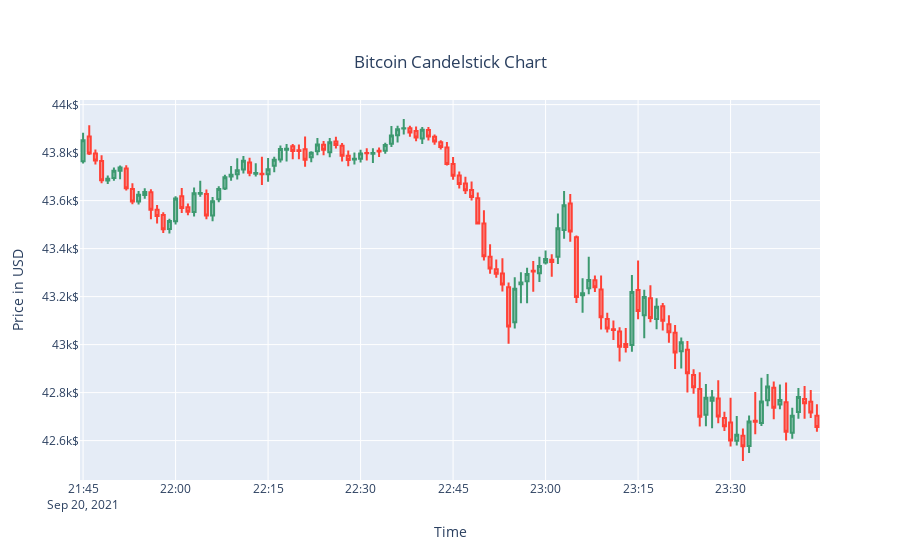

The cell this chart's notebook holds for it:
### Markdown cell above
- Bitcoin

### Code cell
btc_plot = candelstick_chart(btc[-120:], title="Bitcoin")
btc_plot.show()
